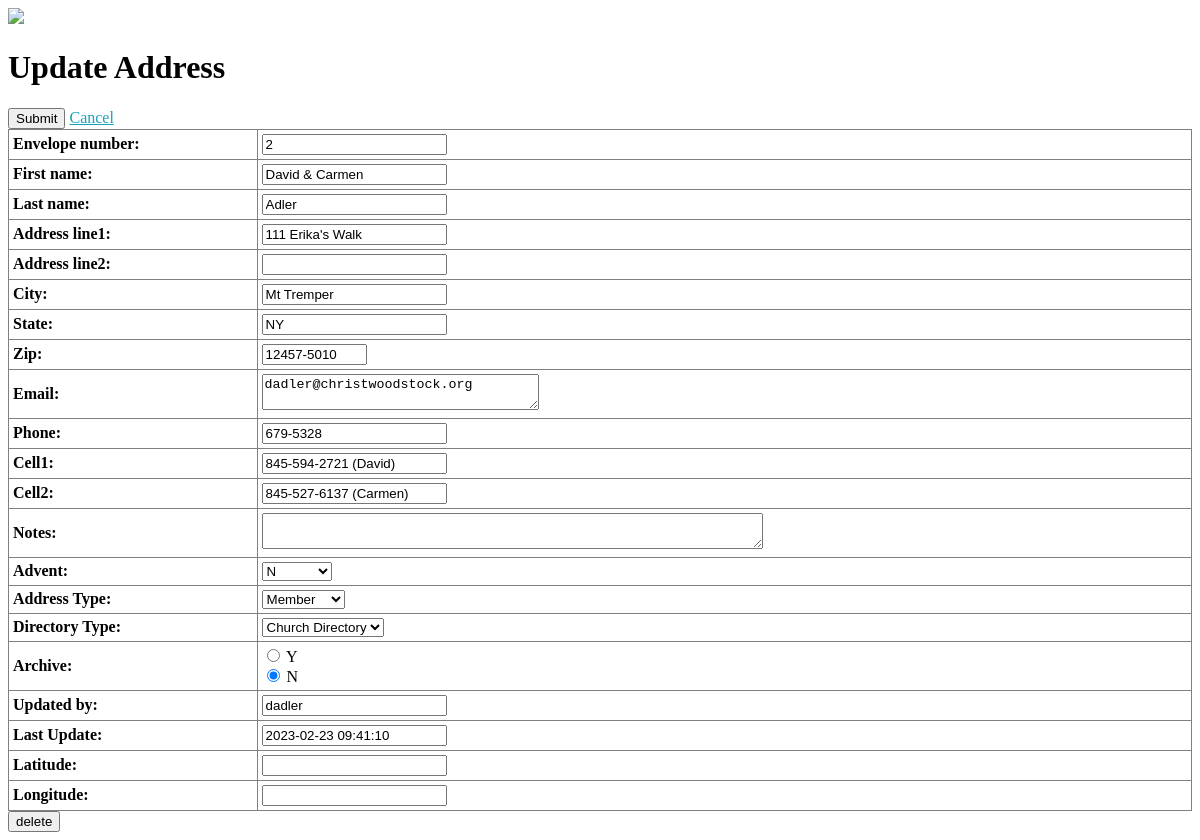
Page /clc/address/93/update/ on the committed database.
### clc/models.py (models this page shows, shortened)
class Address(models.Model):
    id = models.AutoField(primary_key=True)
    address_type = models.CharField(max_length=1, verbose_name='Address Category')
    directorytype = models.CharField(max_length=1, verbose_name='Directory Category', default='m')
    advent = models.CharField(max_length=2, blank=True, null=True)
    envelopeno = models.IntegerField(blank=True, null=True, verbose_name='Envelope number')
    prefix = models.CharField(max_length=40, blank=True, null=True)
    lastname = models.CharField(max_length=40, blank=True, null=True, verbose_name='Last name')
    firstname = models.CharField(max_length=40, blank=True, null=True, verbose_name='First name')
    suffix = models.CharField(max_length=40, blank=True, null=True)
    addrline1 = models.CharField(max_length=40, blank=True, null=True, verbose_name='Address line1')
    addrline2 = models.CharField(max_length=40, blank=True, null=True, verbose_name='Address line2')
    city = models.CharField(max_length=40, blank=True, null=True)
    state = models.CharField(max_length=40, blank=True, null=True)
    country = models.CharField(max_length=40, blank=True, null=True)
    postalcode = models.CharField(max_length=20, blank=True, null=True, verbose_name='Zip')
    phone = models.CharField(max_length=32, blank=True, null=True)
    email = models.CharField(max_length=64, blank=True, null=True)
    family = models.CharField(max_length=40, blank=True, null=True)
    notes = models.CharField(max_length=1000, blank=True, null=True)
    cell1 = models.CharField(max_length=32, blank=True, null=True)
    cell2 = models.CharField(max_length=32, blank=True, null=True)
    archive = models.CharField(max_length=1, blank=True, null=True, default='N')
    latitude = models.FloatField(blank=True, null=True)
    longitude = models.FloatField(blank=True, null=True)
    lastupdate = models.DateTimeField(blank=True, null=True, verbose_name='Last Update')
    updateby = models.CharField(max_length=20, blank=True, null=True, verbose_name='Updated by')

### clc/views.py (the view, shortened to what this page needs)
# urls.py: path('address/<int:pk>/update/', views.AddressUpdate.as_view(), name='address_update'),
class AddressUpdate(DwaCommon, UpdateView):
    model = Address
    form_class = AddressUpdateForm

### clc/forms.py
class AddressUpdateForm(ModelForm):
    address_type = ChoiceField(choices=ADDRESS_TYPE_CHOICES, label='Address Type')
    directorytype = ChoiceField(choices=DIRECTORY_TYPE_CHOICES, label='Directory Type')
    advent = ChoiceField(choices=ADVENT_TYPE_CHOICES, label='Advent')
    class Meta:
        model = Address
        fields = ['envelopeno', 'firstname', 'lastname',
                  'addrline1', 'addrline2', 'city', 'state', 'postalcode',
                  'email', 'phone', 'cell1', 'cell2', 'notes',
                  'advent', 'address_type', 'directorytype',
                  'archive', 'updateby', 'lastupdate',
                  'latitude', 'longitude',
                  ]
        widgets = {
            'archive': RadioSelect(choices=YN_SELECT),
            'notes': Textarea(attrs={'rows': 2, 'cols': 60}),
            'email': Textarea(attrs={'rows': 2, 'cols': 32}),
            'postalcode': TextInput(attrs={'size': 10})
        }

### clc/templates/clc/address_form.html (shortened to what this page needs)
{% extends "clc/base.html" %}
{% block content %}
    <h1>{% include "home/create_update.html" %}Address </h1>
    <form method="POST" class="form-horizontal">{% csrf_token %}
        <input type="submit" value="Submit">
        <a href="{% url 'clc:address_list' %}">Cancel</a>
        <table border="1">
            {{ form.as_table }}
        </table>
    </form>
    {% if object.pk %}
        <form method="GET" action="{% url 'clc:address_delete' object.pk %}">
            <input type="submit" class="btn btn-sm btn-danger" value="delete"></input>
        </form>
    {% endif %}
{% endblock %}

### clc/static/clc/astyle.css (style rules this page uses)
table { border-collapse: collapse; width: 100%; }
th, td { padding: 0.25rem; text-align: left; border: 1px solid gray; }
a { color: #17a2b8; }

### rows in the picture
Address: envelopeno "2", firstname "David & Carmen", lastname "Adler", addrline1 "111 Erika's Walk", city "Mt Tremper", state "NY", postalcode "12457-5010", email "dadler@christwoodstock.org", phone "679-5328", cell1 "845-594-2721 (David)", cell2 "845-527-6137 (Carmen)", advent "N", address_type "Member", directorytype "Church Directory", archive "☐ Y ☑ N", updateby "dadler", lastupdate "2023-02-23 09:41:10"
